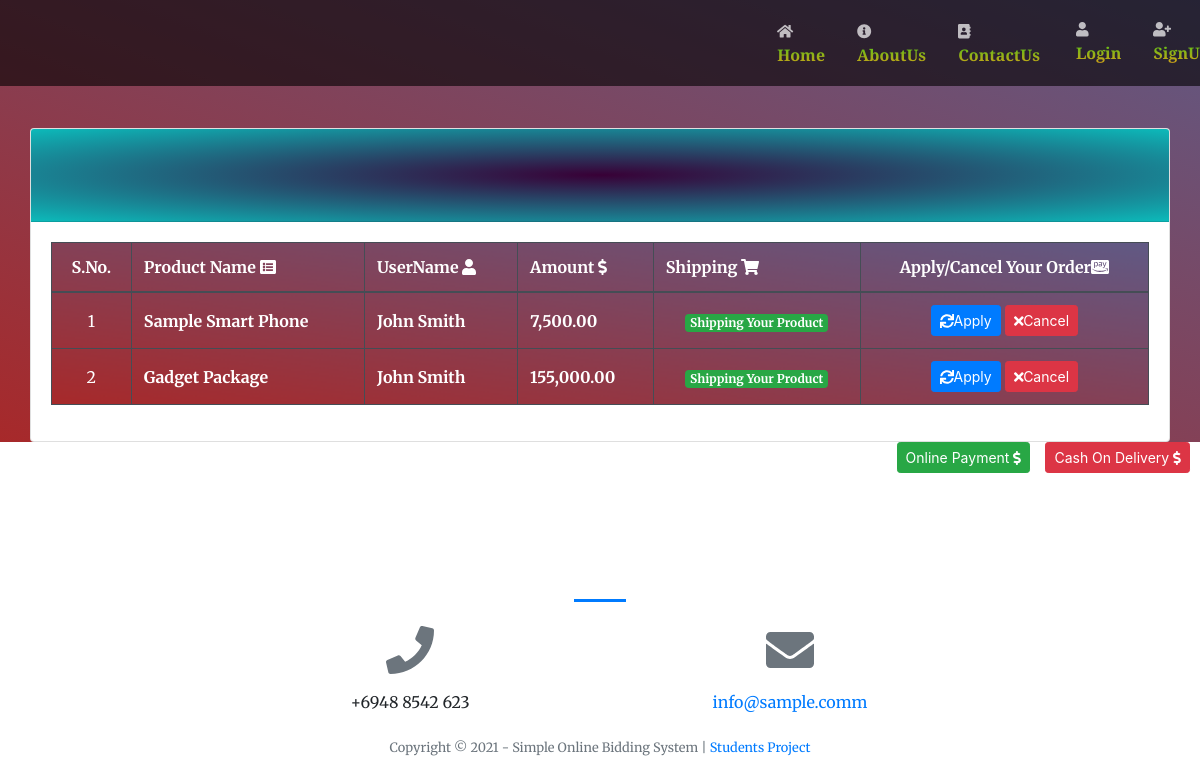
/index.php?page=wishlist, run on the app's committed database.
### tables this page shows
CREATE TABLE `bids` (
                        `id` int(30) NOT NULL,
                        `user_id` int(30) NOT NULL,
                        `product_id` int(30) NOT NULL,
                        `bid_amount` float NOT NULL,
                        `status` tinyint(1) NOT NULL DEFAULT 1 COMMENT '1=bid,2=confirmed,3=cancelled',
                        `date_created` datetime NOT NULL DEFAULT current_timestamp() ON UPDATE current_timestamp()
);

CREATE TABLE `products` (
                            `id` int(30) NOT NULL,
                            `category_id` int(30) NOT NULL,
                            `name` varchar(200) NOT NULL,
                            `description` text NOT NULL,
                            `start_bid` float NOT NULL,
                            `regular_price` float NOT NULL,
                            `bid_end_datetime` datetime NOT NULL,
                            `img_fname` text NOT NULL,
                            `date_created` datetime NOT NULL DEFAULT current_timestamp()
);

CREATE TABLE `users` (
                         `id` int(30) NOT NULL,
                         `name` text NOT NULL,
                         `username` varchar(200) NOT NULL,
                         `password` text NOT NULL,
                         `email` varchar(200) NOT NULL,
                         `contact` varchar(100) NOT NULL,
                         `address` text NOT NULL,
                         `type` tinyint(1) NOT NULL DEFAULT 2 COMMENT '1=Admin,2=Subscriber',
                         `date_created` datetime NOT NULL DEFAULT current_timestamp()
);

### wishlist.php (the view, shortened to what this page needs)
<!DOCTYPE html>
<body lang="en">
<head>
    <?php include('admin\db_connect.php');?>
</head>
<body>
<div class="container-fluid">
    <div class="col-lg-12">
        <div class="row">
            <div class="col-md-12">
                <br>
                <div class="card">
                    <div id="div2" class="card-header" align="center">
                        <h3> <b>Order WishList</b></h3>
                    </div>
                    <div class="card-body">
                        <table id="div1" class="table table-condensed table-bordered table-dark">
                            <thead>
                            <tr>
                                <th class="text-center">S.No.</th>
                                <th class="">Product Name <i class="fa fa-list-alt"></i></th>
                                <th class="">UserName <i class="fas fa-user"></i></th>
                                <th class="">Amount <i class="fas fa-dollar-sign"></i></th>
                                <th class="">Shipping <i class="fa fa-shopping-cart"></i></th>
                                <th class="text-center">Apply/Cancel Your Order<i class="fab fa-cc-amazon-pay"></i></th>
                            </tr>
                            </thead>
                            <tbody>
                            <?php
                            $i = 1;
                            $cat = array();
                            $cat[] = '';
                            $qry = $conn->query("SELECT * FROM categories ");
                            while($row = $qry->fetch_assoc()){
                                $cat[$row['id']] = $row['name'];
                            }
                            $books = $conn->query("SELECT b.*, u.name as uname,p.name,p.bid_end_datetime bdt FROM bids b inner join users u on u.id = b.user_id inner join products p on p.id = b.product_id ");
                            while($row=$books->fetch_assoc()):
                                $get = $conn->query("SELECT * FROM bids where product_id = {$row['product_id']} order by bid_amount desc limit 1 ");
                                $uid = $get->num_rows > 0 ? $get->fetch_array()['user_id'] : 0 ;
                                ?>
                                <tr>
                                    <td class="text-center"><?php echo $i++ ?></td>
                                    <td class="">
                                        <p> <b><?php echo ucwords($row['name']) ?></b></p>
                                    </td>
                                    <td class="">
                                        <p> <b><?php echo ucwords($row['uname']) ?></b></p>
                                    </td>
                                    <td class="text-right">
                                        <p> <b><?php echo number_format($row['bid_amount'],2) ?></b></p>
                                    </td>
                                    <td class="text-center">
                                        <?php if($row['status'] == 1): ?>
                                            <?php if(strtotime(date('Y-m-d H:i')) < strtotime($row['bdt'])): ?>
                                                <span class="badge badge-secondary">Bidding Stage</span>
                                            <?php else: ?>
                                                <?php if($uid == $row['user_id']): ?>
                                                    <span class="badge badge-success">Shipping Your Product</span>
                                                <?php else: ?>
                                                    <span class="badge badge-secondary">Loose in Bidding</span>
                                                <?php endif; ?>
                                            <?php endif; ?>
                                        <?php elseif($row['status'] == 2): ?>
                                            <span class="badge badge-primary">Confirmed</span>
                                        <?php else: ?>
                                            <span class="badge badge-danger">Canceled</span>
                                        <?php endif; ?>
                                    </td>
                                    <td align="center">
                                        <a href="index.php?page=wishlist"><button class="btn btn-primary btn-sm view_user" type="button"><i class="fa fa-sync"></i>Apply</button></a>
                                        <button class="btn btn-danger btn-sm view_user" type="button" data-id ='<?php echo $row['user_id'] ?>'><i class="fa fa-times"></i>Cancel</button>
                                    </td>
                                </tr>
                            <?php endwhile; ?>
                            </tbody>
                        </table>
                    </div>
                </div>
            </div>
        </div>
        </div>
    </div>
</div>
<p id="btn" align="right">
<a href="index.php?page=checkout"> <button class="btn btn-success btn-sm view_user"  type="button" data-id ='<?php echo $row['user_id'] ?>'>Online Payment <i class="fas fa-dollar-sign"></i></button></a>
&nbsp;&nbsp;<a href="index.php?page=checkout"> <button class="btn btn-danger btn-sm view_user"  type="button" data-id ='<?php echo $row['user_id'] ?>'>Cash On Delivery <i class="fas fa-dollar-sign"></i></button></a>
</p>
</body>
</html>

### index.php (shortened to what this page needs)
<!DOCTYPE html>
<html lang="en">
<head>
    <?php
    include('header.php');
    ?>
</head>
    <body id="page-top">
        <div id="div1">
        <nav class="navbar navbar-expand-lg navbar-light fixed-top py-1" id="mainNav">
            <div class="container">
                <a class="navbar-brand js-scroll-trigger"  href="./"><large><h3><?php echo $_SESSION['system']['name'] ?><i class="fa fa-gavel"></i></h3></large></a>
                &nbsp;&nbsp;&nbsp;&nbsp;&nbsp;&nbsp;&nbsp;<div class="collapse navbar-collapse" id="navbarResponsive">
                    <ul class="navbar-nav ml-auto my-1 my-lg-0">
                        <li class="nav-item" ><a class="nav-link js-scroll-trigger" href="index.php?page=home"><i class="fa fa-home"></i><h10> Home</h10></a></li>
                        <li class="nav-item"><a class="nav-link js-scroll-trigger" href="index.php?page=about"><i class="fa fa-info-circle"></i><h10>   AboutUs</h10></a></li>
                        <li class="nav-item"><a class="nav-link js-scroll-trigger" href="index.php?page=contactus"><i class="fa fa-address-book"></i><h10> ContactUs</h10></a></li>
                        <?php if(isset($_SESSION['login_id'])): ?>
                            &nbsp; &nbsp;<li class="nav-item"><a class="nav-link js-scroll-trigger" href="admin/ajax.php?action=logout2"><i class="fa fa-power-off"></i><h10> <?php echo "Welcome,".$_SESSION['login_name'] ?></h10></a></li>
                      <?php else: ?>
                            &nbsp; &nbsp; <li class="nav-item"><a class="nav-link js-scroll-trigger" href="javascript:void(0)" id="login_now" id="login_now"><i class="fa fa-user"></i> <h10> Login</h10></a></li>
                        <?php endif; ?>
                        <li class="nav-item"><a class="nav-link js-scroll-trigger" href="javascript:void(0)" id="new_account"><i class="fas fa-user-plus"></i> <h10>SignUp</h10></a></li>
                    </ul>
                </div>
            </div>
        </nav>
  <main id="main-field">
        <?php
        $page = isset($_GET['page']) ? $_GET['page'] : 'home';
        include $page.'.php';
        ?>
        <footer class=" py-5">
            <div class="container">
                <div class="row justify-content-center">
                    <div class="col-lg-8 text-center">
                        <h2 class="mt-0 text-white">Contact us</h2>
                        <hr class="divider my-4" />
                    </div>
                </div>
                <div class="row">
                    <div class="col-lg-4 ml-auto text-center mb-5 mb-lg-0">
                        <i class="fas fa-phone fa-3x mb-3 text-muted"></i>
                        <div class="d-block" href="Callto:<?php echo $_SESSION['system']['contact'] ?>"><?php echo $_SESSION['system']['contact'] ?></div>
                    </div>
                    <div class="col-lg-4 mr-auto text-center">
                        <i class="fas fa-envelope fa-3x mb-3 text-muted"></i>
                        <a class="d-block" href="mailto:<?php echo $_SESSION['system']['email'] ?>"><?php echo $_SESSION['system']['email'] ?></a>
                    </div>
                </div>
            </div>
            <br>
            <div class="container"><div class="small text-center text-muted">Copyright © 2021 - <?php echo $_SESSION['system']['name'] ?> | <a href="https://www.sourcecodester.com/" target="_blank">Students Project</a></div></div>
        </footer>
    </body>
</html>

### header.php (shortened to what this page needs)
<!DOCTYPE html>
<html lang="en">
<head>
</head>
<body>
        <link href="admin/assets/css/jquery.datetimepicker.min.css" rel="stylesheet">
        <link href="https://cdnjs.cloudflare.com/ajax/libs/magnific-popup.js/1.1.0/magnific-popup.min.css" rel="stylesheet" />
        <link href="admin/assets/vendor/bootstrap-datepicker/css/bootstrap-datepicker.css" rel="stylesheet" />
        <link href="css/styles.css" rel="stylesheet" />
        <link type="text/css" rel="stylesheet" href="admin/assets/css/jquery-te-1.4.0.css">
         <link href="admin/assets/css/select2.min.css" rel="stylesheet">
</body>
</html>

### index.php (style rules this page uses)
#main-field { margin-top: 5rem !important; }
#div1 { background-image: radial-gradient(#283048, #859398); overflow: auto; }
#div1 p { text-align: justify; }
h10 { font-size: 16px; background: -webkit-linear-gradient(#4CC417, #D4A017); -webkit-background-clip: text; -webkit-text-fill-color: transparent; }
h3 { font-size: 50px; font-family: Rockwell; color: transparent; text-align: center; animation: effect 2s linear infinite; \ }

### wishlist.php (style rules this page uses)
td { vertical-align: middle !important; }
td p { margin: unset }
#div1 { background-image: background: rgba(167, 41, 42, 1.0); background-image: -webkit-linear-gradient(bottom left, rgba(167, 41, 42, 1.0), rgba(96, 89, 132, 1.0)); background-image: -moz-linear-gradient(bottom left, rgba(167, 41, 42, 1.0), rgba(96, 89, 132, 1.0)); background-image: linear-gradient(to top right, rgba(167, 41, 42, 1.0), rgba(96, 89, 132, 1.0)); }
#div2 { background-image: radial-gradient(#380036, #0cbaba); }
#btn { margin-right: 10px; }

### data on the page
bids: product.name "Sample Smart Phone", user.name "John Smith", bid_amount "7,500.00", status "Shipping Your Product"
bids: product.name "Gadget Package", user.name "John Smith", bid_amount "155,000.00", status "Shipping Your Product"

### other printed values
$_SESSION['system']['contact'] "+6948 8542 623"
$_SESSION['system']['email'] "info@sample.comm"
$_SESSION['system']['name'] "Simple Online Bidding System"
